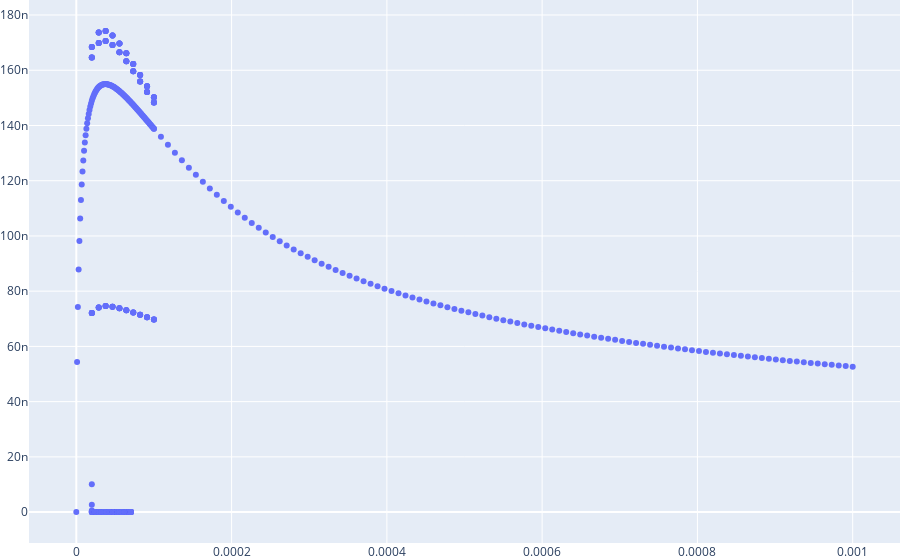

Notebook code for this chart:
### Markdown cell above
# Check all notes

### Code cell
df_show = df
# df_show = df[df['name']=='']

fig = go.Figure()
fig.update_layout(margin={'r': 0, 'l': 0, 't': 0, 'b': 0})
fig.add_traces(
    go.Scatter(
        x=df_show['light'],
        y=df_show['target'],
        text=df_show['name'],
        mode='markers',
        hovertemplate='light: %{x:.1e}<br>integral: %{y:.2s} <br>%{text}',
        name='',
    ))

### Figure 1 — Plotly figure (JSON) as saved in the notebook; plotly's stock layout.template omitted (floating-point values rounded to 4 significant figures; data arrays with more than 128 entries replaced by an {"elided": "..."} marker saying what was removed)
{"data": [{"hovertemplate": "light: %{x:.1e}<br>integral: %{y:.2s} <br>%{text}", "mode": "markers", "name": "", "text": {"elided": "897 str values"}, "type": "scatter", "x": {"elided": "897 float values"}, "y": {"elided": "897 float values"}}], "layout": {"margin": {"b": 0, "l": 0, "r": 0, "t": 0}}}
